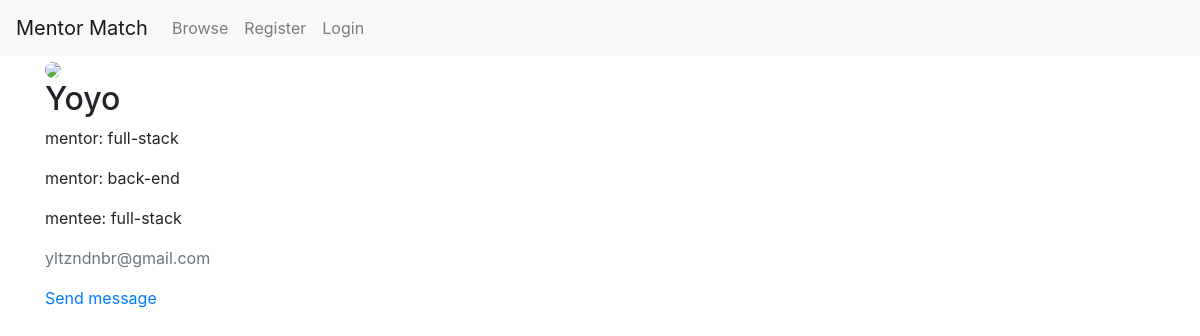
Before: /profile/Yoyo with the older database file.
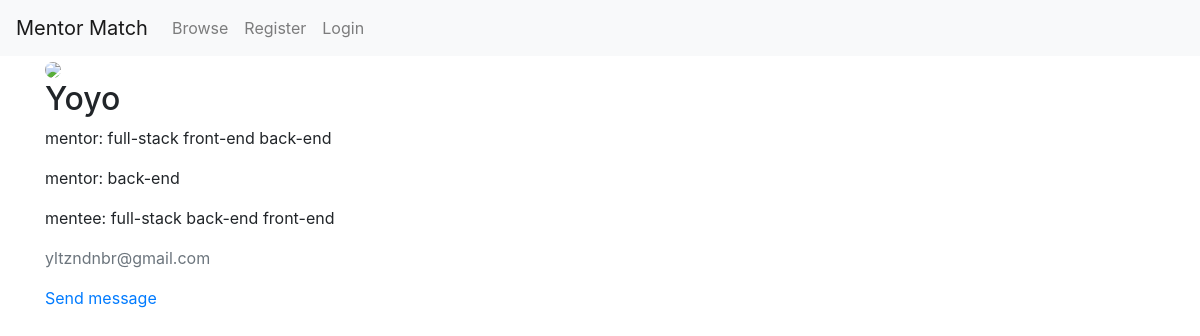
After: the same page with the newer database file.
### app/models.py (models this page shows, shortened)
class User(db.Model, UserMixin):
    id = db.Column(db.Integer, primary_key=True)
    username = db.Column(db.String(), unique=True, nullable=False)
    email = db.Column(db.String(), unique=True, nullable=False)
    image = db.Column(db.String(), nullable=False, default='default.jpg')
    password = db.Column(db.String(60), nullable=False)
    posts = db.relationship('Post', backref='author', lazy=True, foreign_keys = 'Post.author_id')
    recieved_posts = db.relationship('Post', backref='recipient', lazy=True, foreign_keys = 'Post.recipient_id')
    roles = db.relationship('Role', backref='user', lazy='dynamic', foreign_keys = 'Role.user_id')

class Role(db.Model):
    id = db.Column(db.Integer, primary_key=True)
    user_id = db.Column(db.Integer, db.ForeignKey('user.id'), nullable=False)
    name = db.Column(db.String(), nullable=False)
    skills = db.relationship('Skill', secondary=skill_role, backref='role', lazy='dynamic')

class Skill(db.Model):
    id = db.Column(db.Integer, primary_key=True)
    name = db.Column(db.String(), unique=True, nullable=False)

### app/routes.py (the view)
@app.route('/profile/<username>', methods=['GET', 'POST'])
def profile(username):
    user = User.query.filter_by(username=username).first()
    if user:
        image_file = url_for('static', filename='profile_pictures/' + 'user.image')
        return render_template('profile.html', image_file=image_file, user=user)
    else:
        flash('User does not exist', 'danger')
        return redirect(url_for('home'))

### app/templates/profile.html (shortened to what this page needs)
{% extends 'layout.html' %}
{% block content %}
    <div class="content-section">
        <img class="rounded-circle" src="{{ image_file }}">
        <h2>{{ user.username }}</h2>
        {% for role in user.roles %}
        <p>
            <span>{{ role.name }}:</span>
            {% for skill in role.skills %}
                <span>{{ skill.name }}</span>
            {% endfor %}
        </p>
        {% endfor %}
        <p class="text-secondary">{{ user.email }}</p>
        <a href="{{ url_for('new_post', username = user.username) }}">Send message</a>
    </div>
{% endblock content %}

### app/templates/layout.html (shortened to what this page needs)
<!DOCTYPE html>
<html lang="en">
    <head>
        <link rel="stylesheet" href="https://stackpath.bootstrapcdn.com/bootstrap/4.5.0/css/bootstrap.min.css">
        <link rel="stylesheet" type="text/css" href="{{ url_for('static', filename='main.css') }}">
    </head>
    <body>
        <nav class="navbar navbar-expand-lg navbar-light bg-light">
            <a class="navbar-brand" href="{{ url_for('home') }}">Mentor Match</a>
            <div class="collapse navbar-collapse" id="navbarNav">
              <ul class="navbar-nav">
                <li class="nav-item">
                  <a class="nav-link" href="{{ url_for('browse') }}">Browse</a>
                </li>
                {% if current_user.is_authenticated %}
                  <li class="nav-item">
                    <a class="nav-link" href="{{ url_for('matches') }}">Matches</a>
                  </li>
                  <li class="nav-item">
                    <a class="nav-link" href="{{ url_for('profile_settings') }}">Profile</a>
                  </li>
                  <li class="nav-item">
                    <a class="nav-link" href="{{ url_for('logout') }}">Logout</a>
                  </li>
                {% else %}
                  <li class="nav-item">
                    <a class="nav-link" href="{{ url_for('register') }}">Register</a>
                  </li>
                  <li class="nav-item">
                    <a class="nav-link" href="{{ url_for('login') }}">Login</a>
                  </li>
                {% endif %}
              </ul>
            </div>
          </nav>
        <div class="container">
            {% block content %}{% endblock %}
        </div>
    </body>
</html>

Changed rows visible on the page:
changed Role (number 1 of 3 on the later page): gains Skill (name "front-end"); gains Skill (name "back-end")
changed Role "mentee": gains Skill (name "front-end"); gains Skill (name "back-end")
